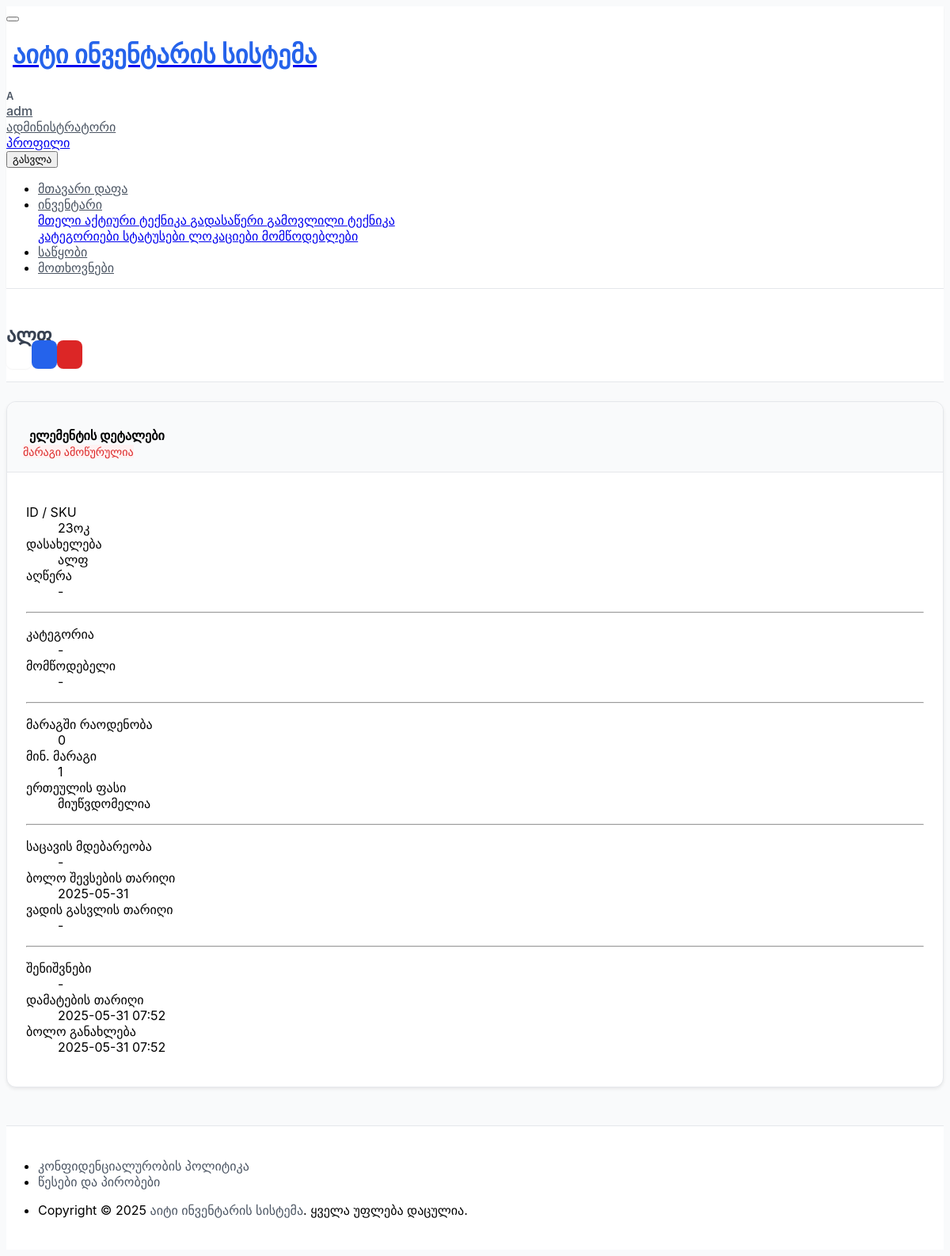
Screenshot of /warehouse/stock-item/7/ (signed in) with the database file from the repository.
### warehouse/models.py (models this page shows, shortened)
class StockItem(models.Model):
    item_id = models.CharField(
        _("Item ID / SKU"),
        max_length=50,
        unique=True,
        help_text=_("Unique identifier for the stock item (e.g., SKU, part number).")
    )
    name = models.CharField(
        _("Item Name"),
        max_length=200,
        help_text=_("Name of the stock item (e.g., USB-C Cable, HP 85A Toner Cartridge).")
    )
    description = models.TextField(
        _("Description"),
        blank=True,
        null=True
    )
    category = models.ForeignKey(
        StockItemCategory,
        verbose_name=_("Category"),
        on_delete=models.SET_NULL,
        null=True,
        blank=True, # Making it optional
        related_name="stock_items",
        help_text=_("Select the category for this item.")
    )
    supplier = models.ForeignKey(
        StockItemSupplier,
        verbose_name=_("Supplier"),
        on_delete=models.SET_NULL,
        null=True,
        blank=True, # Making it optional
        related_name="supplied_stock_items",
        help_text=_("Select the supplier for this item.")
    )
    quantity_on_hand = models.PositiveIntegerField(
        _("Quantity on Hand"),
        default=0,
        help_text=_("Current quantity in stock.")
    )
    minimum_stock_level = models.PositiveIntegerField(
        _("Minimum Stock Level"),
        default=1, # Or 0 if items can have no minimum
        help_text=_("Minimum quantity before reordering is needed.")
    )
    unit_price = models.DecimalField(
        _("Unit Price"),
        max_digits=10,
        decimal_places=2,
        null=True,
        blank=True,
        help_text=_("Price per unit. Enter 0 if not applicable or free.")
    )
    storage_location = models.CharField(
        _("Storage Location"),
        max_length=100,
        blank=True,
        null=True,
        help_text=_("Physical location in the warehouse (e.g., Shelf A1, Bin 3).")
    )
    last_restocked_date = models.DateField(
        _("Last Restocked Date"),
        null=True,
        blank=True,
        help_text=_("Date when the item was last restocked.")
    )
    expiry_date = models.DateField(
        _("Expiry Date"),
        null=True,
        blank=True,
        help_text=_("For perishable items. Leave blank if not applicable.")
    )
    notes = models.TextField(
        _("Notes"),
        blank=True,
        null=True,
        help_text=_("Any additional notes about this stock item.")
    )
    date_added = models.DateTimeField(
        _("Date Added"),
        default=timezone.now, # Changed from auto_now_add to default for consistency with Equipment, still acts similarly on creation
        editable=False
    )
    added_by = models.ForeignKey(
        settings.AUTH_USER_MODEL,
        verbose_name=_("Added By"),
        related_name='added_stock_items',
        on_delete=models.SET_NULL,
        null=True,
        blank=True,
        editable=False
    )
    last_updated = models.DateTimeField(
        _("Last Updated"),
        auto_now=True, # This is correct for updates
        editable=False
    )
    updated_by = models.ForeignKey(
        settings.AUTH_USER_MODEL,
        verbose_name=_("Last Updated By"),
        related_name='updated_stock_items',
        on_delete=models.SET_NULL,
        null=True,
        blank=True,
        editable=False
    )
    class Meta:
        verbose_name = _("Stock Item")
        verbose_name_plural = _("Stock Items")
        ordering = ['name']

### warehouse/views.py (the view)
# urls.py: path('stock-item/<int:pk>/', views.StockItemDetailView.as_view(), name='stockitem_detail'),
class StockItemDetailView(LoginRequiredMixin, UserPassesTestMixin, DetailView):
    model = StockItem
    template_name = 'warehouse/stock_item_detail.html'
    context_object_name = 'item'
    def test_func(self):
        return self.request.user.has_perm('warehouse.view_stockitem')
    def get_context_data(self, **kwargs):
        context = super().get_context_data(**kwargs)
        context['page_title'] = _("Details for {} ({})").format(self.object.name, self.object.item_id)
        return context

### warehouse/templates/warehouse/stock_item_detail.html (shortened to what this page needs)
{% extends "core/base.html" %}
{% load static i18n %}
{% block page_header_title %}
    {% if item and item.name and item.name != "" %}
        {{ item.name }}
    {% else %}
        {% trans "მარაგის ელემენტი" %} {% if item and item.pk %}(ID: {{ item.pk }}){% endif %}
    {% endif %}
{% endblock page_header_title %}
{% block page_action_buttons %}
    {% if item %}
        <a href="{% url 'warehouse:stockitem_list' %}" class="btn btn-secondary" title="{% trans 'დაბრუნება სიაში' %}">
        </a>
        {% if perms.warehouse.change_stockitem %}
        <a href="{% url 'warehouse:stockitem_edit' item.pk %}" class="btn btn-primary" title="{% trans 'რედაქტირება' %}">
        </a>
        {% endif %}
        {% if perms.warehouse.delete_stockitem %}
        <a href="{% url 'warehouse:stockitem_delete' item.pk %}" class="btn btn-danger" title="{% trans 'წაშლა' %}">
        </a>
        {% endif %}
    {% else %}
         <a href="{% url 'warehouse:stockitem_list' %}" class="btn btn-secondary" title="{% trans 'დაბრუნება სიაში' %}">
            <i class="ti ti-arrow-left"></i>
        </a>
    {% endif %}
{% endblock page_action_buttons %}
{% block content %}
{% if item %}
    <div class="card shadow-sm">
        <div class="card-header d-flex justify-content-between align-items-center py-3">
            <div>
                <h3 class="card-title mb-0">
                    {% trans "ელემენტის დეტალები" %}
                </h3>
            </div>
            <div>
                {% if item.quantity_on_hand is not None and item.minimum_stock_level is not None %}
                    {% if item.quantity_on_hand <= 0 %}
                        <span class="badge bg-danger-lt">{% trans "მარაგი ამოწურულია" %}</span>
                    {% elif item.quantity_on_hand < item.minimum_stock_level %}
                        <span class="badge bg-warning-lt">{% trans "მინიმალურზე ნაკლები" %}</span>
                    {% else %}
                        <span class="badge bg-success-lt">{% trans "მარაგშია" %}</span>
                    {% endif %}
                {% else %}
                    <span class="badge bg-secondary-lt">{% trans "სტატუსი უცნობია" %}</span>
                {% endif %}
            </div>
        </div>
        <div class="card-body p-4">
            <dl class="row gy-3">
                <dt class="col-sm-4 col-md-3">{% trans "ID / SKU" %}</dt>
                <dd class="col-sm-8 col-md-9">{{ item.item_id|default:item.pk|default:"-" }}</dd>
                <dt class="col-sm-4 col-md-3">{% trans "დასახელება" %}</dt>
                <dd class="col-sm-8 col-md-9">{{ item.name|default:"-" }}</dd>
                <dt class="col-sm-4 col-md-3">{% trans "აღწერა" %}</dt>
                <dd class="col-sm-8 col-md-9">{{ item.description|linebreaksbr|default:"-" }}</dd>
                <hr class="my-3 d-sm-none">
                <dt class="col-sm-4 col-md-3">{% trans "კატეგორია" %}</dt>
                <dd class="col-sm-8 col-md-9">{{ item.category.name|default:"-" }}</dd>
                <dt class="col-sm-4 col-md-3">{% trans "მომწოდებელი" %}</dt>
                <dd class="col-sm-8 col-md-9">{{ item.supplier.name|default:"-" }}</dd>
                <hr class="my-3 d-sm-none">
                <dt class="col-sm-4 col-md-3">{% trans "მარაგში რაოდენობა" %}</dt>
                <dd class="col-sm-8 col-md-9">{{ item.quantity_on_hand|default:"0" }}</dd>
                <dt class="col-sm-4 col-md-3">{% trans "მინ. მარაგი" %}</dt>
                <dd class="col-sm-8 col-md-9">{{ item.minimum_stock_level|default:"-" }}</dd>
                <dt class="col-sm-4 col-md-3">{% trans "ერთეულის ფასი" %}</dt>
                <dd class="col-sm-8 col-md-9">
                    {% if item.unit_price is not None %}
                        {{ item.unit_price|floatformat:2 }} {% if item.currency %}{{ item.currency.symbol|default:"₾" }}{% else %}₾{% endif %}
                    {% else %}
                        {% trans "მიუწვდომელია" %}
                    {% endif %}
                </dd>
                <hr class="my-3 d-sm-none">
                <dt class="col-sm-4 col-md-3">{% trans "საცავის მდებარეობა" %}</dt>
                <dd class="col-sm-8 col-md-9">{{ item.storage_location|default:"-" }}</dd>
                <dt class="col-sm-4 col-md-3">{% trans "ბოლო შევსების თარიღი" %}</dt>
                <dd class="col-sm-8 col-md-9">{{ item.last_restocked_date|date:"Y-m-d"|default:"-" }}</dd>
                <dt class="col-sm-4 col-md-3">{% trans "ვადის გასვლის თარიღი" %}</dt>
                <dd class="col-sm-8 col-md-9">{{ item.expiry_date|date:"Y-m-d"|default:"-" }}</dd>
                <hr class="my-3">
                <dt class="col-sm-4 col-md-3">{% trans "შენიშვნები" %}</dt>
                <dd class="col-sm-8 col-md-9">{{ item.notes|linebreaksbr|default:"-" }}</dd>
                <dt class="col-sm-4 col-md-3">{% trans "დამატების თარიღი" %}</dt>
                <dd class="col-sm-8 col-md-9">{{ item.date_added|date:"Y-m-d H:i"|default:"-" }}</dd>
                <dt class="col-sm-4 col-md-3">{% trans "ბოლო განახლება" %}</dt>
                <dd class="col-sm-8 col-md-9">{{ item.last_updated|date:"Y-m-d H:i"|default:"-" }}</dd>
            </dl>
        </div>
    </div>
{% else %}
    <div class="alert alert-warning" role="alert">
      <i class="ti ti-alert-triangle me-2"></i>{% trans "მარაგის ელემენტი ვერ მოიძებნა." %}
    </div>
{% endif %}
{% endblock content %}

### core/templates/core/_navigation.html (shortened to what this page needs)
{% load i18n static %}
<header class="navbar navbar-expand-md d-print-none navbar-light navbar-sticky">
    <div class="container-xl">
        <button class="navbar-toggler" type="button" data-bs-toggle="collapse" data-bs-target="#navbar-menu" aria-controls="navbar-menu" aria-expanded="false" aria-label="{% trans 'მენიუს გახსნა' %}">
        </button>
        <h1 class="navbar-brand navbar-brand-autodark d-none-navbar-horizontal pe-0 pe-md-3">
            <a href="{% url 'core:dashboard' %}" aria-label="{% trans 'მთავარი გვერდი' %}">
                <span class="d-none d-sm-inline-block fw-bold text-primary">{% trans "აიტი ინვენტარის სისტემა" %}</span>
            </a>
        </h1>
        <div class="navbar-nav flex-row order-md-last">
            {% if user.is_authenticated %}
                <div class="nav-item dropdown">
                    <a href="#" class="nav-link d-flex lh-1 text-reset p-0" data-bs-toggle="dropdown" aria-label="{% trans 'მომხმარებლის მენიუს გახსნა' %}">
                        <span class="avatar avatar-sm bg-primary text-white">{{ user.get_username|slice:":1"|upper }}</span>
                        <div class="d-none d-xl-block ps-2">
                            <div class="fw-medium">{{ user.get_username }}</div>
                            <div class="mt-1 small text-muted">{% if user.is_staff %}{% trans "ადმინისტრატორი" %}{% else %}{% trans "მომხმარებელი" %}{% endif %}</div>
                        </div>
                    </a>
                    <div class="dropdown-menu dropdown-menu-end dropdown-menu-arrow">
                        <a href="#" class="dropdown-item"> {% trans "პროფილი" %}</a>
                        <form id="logout-form-nav" method="post" action="{% url 'core:logout' %}" class="mb-0">
                            <button type="submit" class="dropdown-item"> {% trans "გასვლა" %}</button>
                        </form>
                    </div>
                </div>
            {% endif %}
        </div>
        <div class="collapse navbar-collapse" id="navbar-menu">
            <ul class="navbar-nav mt-2 mt-md-0">
                <li class="nav-item {% if request.resolver_match.url_name == 'dashboard' and request.resolver_match.namespace == 'core' %}active{% endif %}">
                    <a class="nav-link" href="{% url 'core:dashboard' %}">
                        <span class="nav-link-title">{% trans "მთავარი დაფა" %}</span>
                    </a>
                </li>
                {% if user.is_authenticated %}
                    {% if user.is_staff %}
                        <li class="nav-item dropdown {% if request.resolver_match.app_name == 'inventory' %}active{% endif %}">
                            <a class="nav-link dropdown-toggle" href="#navbar-inventory" data-bs-toggle="dropdown" data-bs-auto-close="outside" role="button" aria-expanded="false">
                                <span class="nav-link-title">
                                    {% trans "ინვენტარი" %}
                                </span>
                            </a>
                            <div class="dropdown-menu">
                                <a class="dropdown-item {% if request.resolver_match.url_name == 'equipment_list' %}active{% endif %}" href="{% url 'inventory:equipment_list' %}">
                                    {% trans "მთელი აქტიური ტექნიკა" %}
                                </a>
                                <a class="dropdown-item {% if request.resolver_match.url_name == 'marked_for_write_off_list' %}active{% endif %}" href="{% url 'inventory:marked_for_write_off_list' %}">
                                    {% trans "გადასაწერი" %}
                                </a>
                                <a class="dropdown-item {% if request.resolver_match.url_name == 'decommissioned_list' %}active{% endif %}" href="{% url 'inventory:decommissioned_list' %}">
                                    {% trans "გამოვლილი ტექნიკა" %}
                                </a>
                                <a class="dropdown-item {% if request.resolver_match.url_name == 'category_list' %}active{% endif %}" href="{% url 'inventory:category_list' %}">
                                    {% trans "კატეგორიები" %}
                                </a>
                                <a class="dropdown-item {% if request.resolver_match.url_name == 'status_list' %}active{% endif %}" href="{% url 'inventory:status_list' %}">
                                    {% trans "სტატუსები" %}
                                </a>
                                <a class="dropdown-item {% if request.resolver_match.url_name == 'location_list' %}active{% endif %}" href="{% url 'inventory:location_list' %}">
                                    {% trans "ლოკაციები" %}
                                </a>
                                <a class="dropdown-item {% if request.resolver_match.url_name == 'supplier_list' %}active{% endif %}" href="{% url 'inventory:supplier_list' %}">
                                    {% trans "მომწოდებლები" %}
                                </a>
                            </div>
                        </li>
                        <li class="nav-item {% if request.resolver_match.app_name == 'warehouse' and request.resolver_match.url_name == 'stockitem_list' %}active{% endif %}">
                            <a class="nav-link" href="{% url 'warehouse:stockitem_list' %}">
                                <span class="nav-link-title">{% trans "საწყობი" %}</span>
                            </a>
                        </li>
                        <li class="nav-item {% if request.resolver_match.app_name == 'requests_app' and request.resolver_match.url_name == 'admin_request_list' %}active{% endif %}">
                            <a class="nav-link" href="{% url 'requests_app:admin_request_list' %}">
                                <span class="nav-link-title">{% trans "მოთხოვნები" %}</span>
                            </a>
                        </li>
                    {% endif %}
                {% endif %}
            </ul>
        </div>
    </div>
</header>

### rows the page displays
StockItem: name "ალფ", item_id "23ოკ", description "-", category.name "-", supplier.name "-", quantity_on_hand "0", minimum_stock_level "1", storage_location "-", last_restocked_date "2025-05-31", expiry_date "-", notes "-", date_added "2025-05-31 07:52", last_updated "2025-05-31 07:52"

### other values shown
{{ user.get_username|slice:":1"|upper }} "A"
{{ user.get_username }} "adm"
